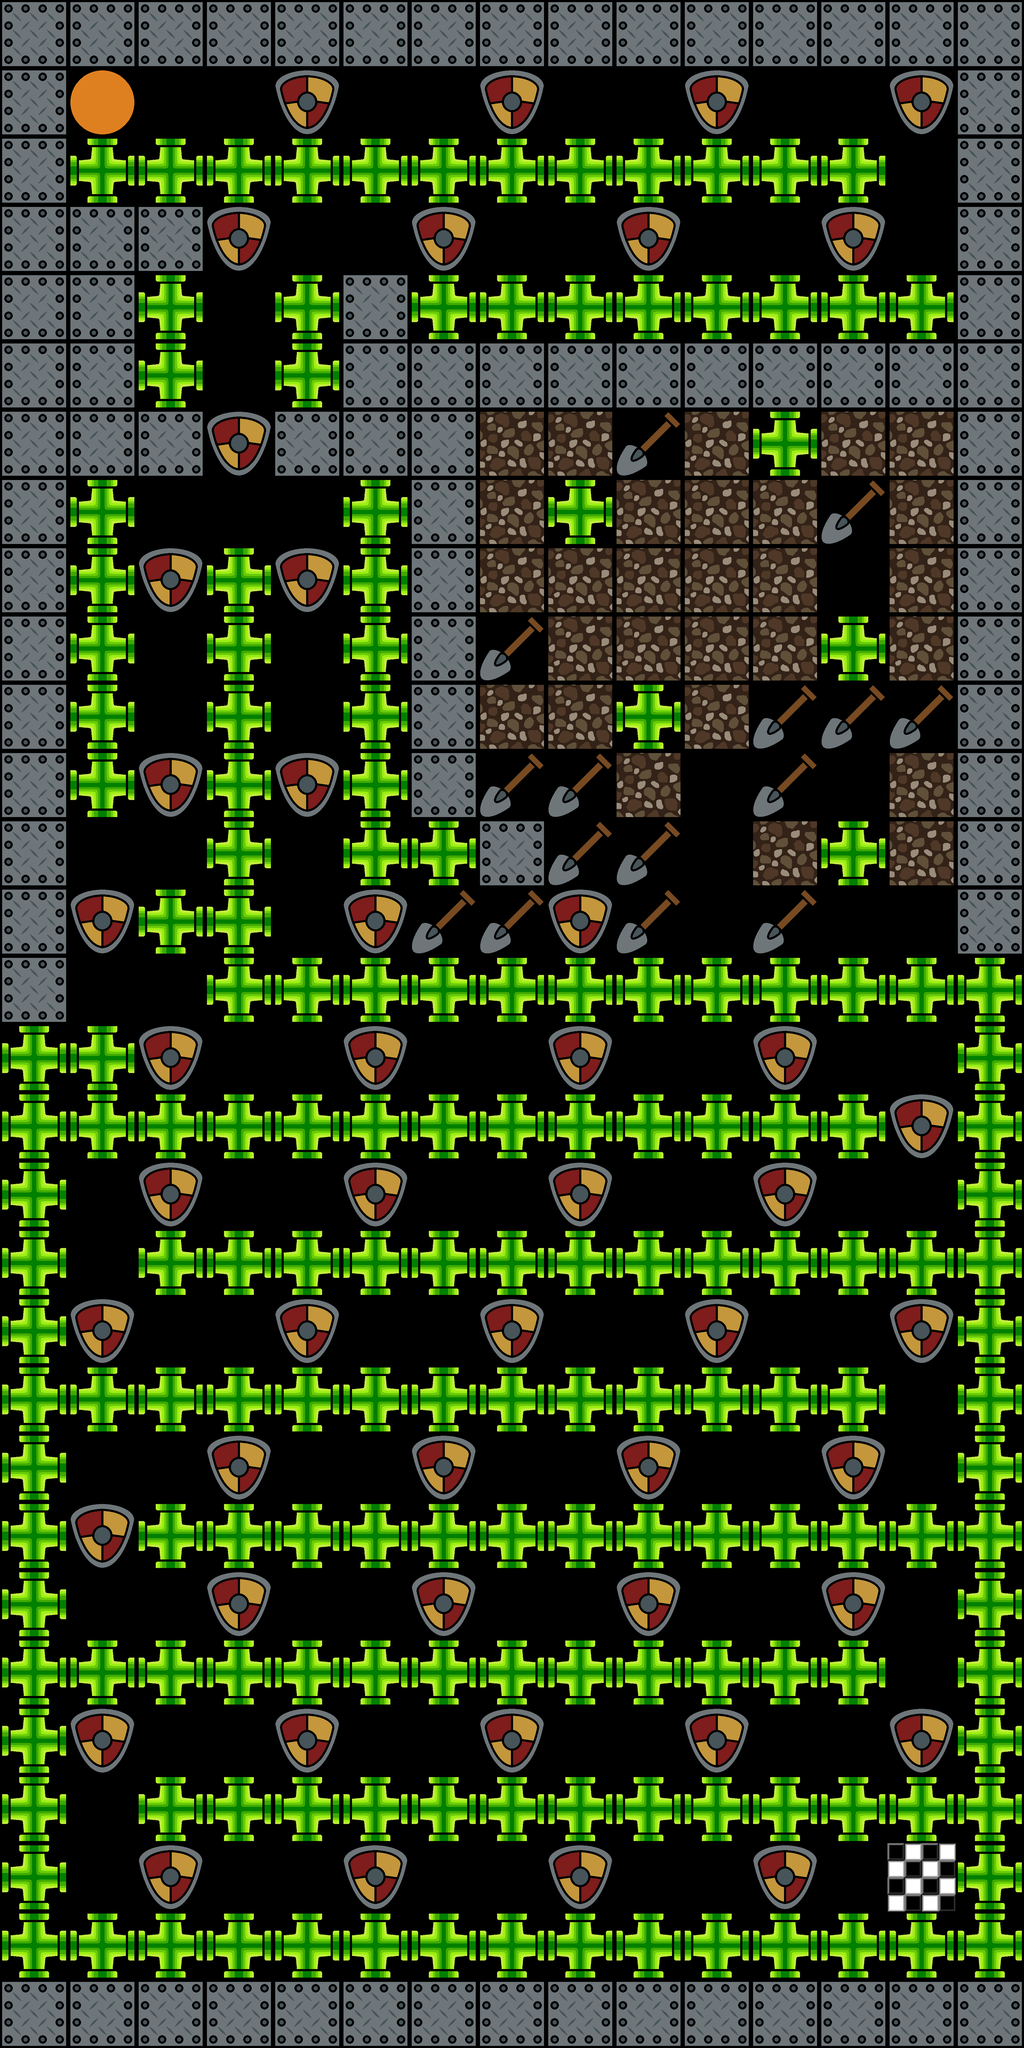

A 2D game scene composited from a Tiled map and its tileset images. What follows is a short description and the map's XML, with every tile layer's data as written:
An orthogonal 15x30 tile map with 256x256 px tiles, 1 tile layer (Layer1).

<map version="1.10" tiledversion="1.10.2" orientation="orthogonal" renderorder="right-down" width="15" height="30" tilewidth="256" tileheight="256" infinite="0" nextlayerid="2" nextobjectid="1">
 <properties>
  <property name="solution" value="00000000000011222222222211112111112110100000000000112222222222221100000000000011222222222222110000000000001122222222222211000000000000" />
 </properties>
 <tileset firstgid="1" source="../tiles.tsx" />
 <layer id="1" name="Layer1" width="15" height="30">
  <data encoding="csv">
5,5,5,5,5,5,5,5,5,5,5,5,5,5,5,
5,4,0,0,12,0,0,12,0,0,12,0,0,12,5,
5,3,3,3,3,3,3,3,3,3,3,3,3,0,5,
5,5,5,12,0,0,12,0,0,12,0,0,12,0,5,
5,5,3,0,3,5,3,3,3,3,3,3,3,3,5,
5,5,3,0,3,5,5,5,5,5,5,5,5,5,5,
5,5,5,12,5,5,5,10,10,13,10,3,10,10,5,
5,3,0,0,0,3,5,10,3,10,10,10,13,10,5,
5,3,12,3,12,3,5,10,10,10,10,10,0,10,5,
5,3,0,3,0,3,5,13,10,10,10,10,3,10,5,
5,3,0,3,0,3,5,10,10,3,10,13,13,13,5,
5,3,12,3,12,3,5,13,13,10,0,13,0,10,5,
5,0,0,3,0,3,3,5,13,13,0,10,3,10,5,
5,12,3,3,0,12,13,13,12,13,0,13,0,0,5,
5,0,0,3,3,3,3,3,3,3,3,3,3,3,3,
3,3,12,0,0,12,0,0,12,0,0,12,0,0,3,
3,3,3,3,3,3,3,3,3,3,3,3,3,12,3,
3,0,12,0,0,12,0,0,12,0,0,12,0,0,3,
3,0,3,3,3,3,3,3,3,3,3,3,3,3,3,
3,12,0,0,12,0,0,12,0,0,12,0,0,12,3,
3,3,3,3,3,3,3,3,3,3,3,3,3,0,3,
3,0,0,12,0,0,12,0,0,12,0,0,12,0,3,
3,12,3,3,3,3,3,3,3,3,3,3,3,3,3,
3,0,0,12,0,0,12,0,0,12,0,0,12,0,3,
3,3,3,3,3,3,3,3,3,3,3,3,3,0,3,
3,12,0,0,12,0,0,12,0,0,12,0,0,12,3,
3,0,3,3,3,3,3,3,3,3,3,3,3,3,3,
3,0,12,0,0,12,0,0,12,0,0,12,0,9,3,
3,3,3,3,3,3,3,3,3,3,3,3,3,3,3,
5,5,5,5,5,5,5,5,5,5,5,5,5,5,5
</data>
 </layer>
</map>